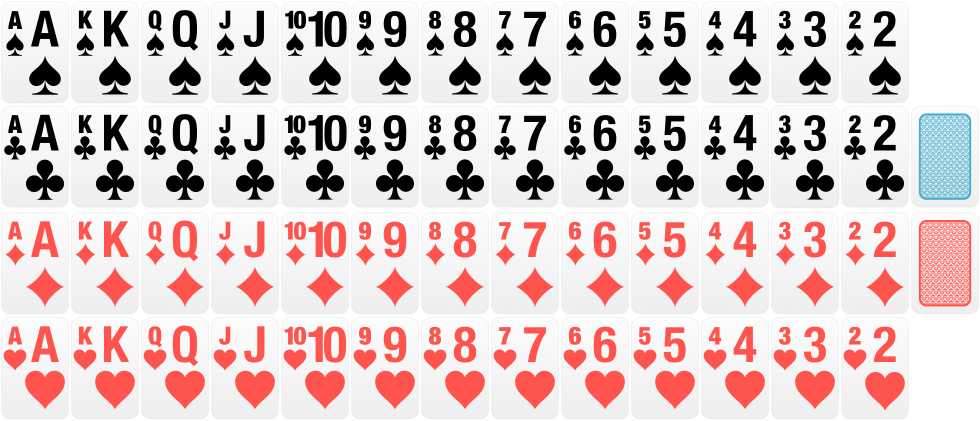
#> input picture deck/deck.png, 1960 x 842 px (shown at 1/2 size)
$ python snip.py
#> lines starting #> are read from the running program, lines starting #| are printed output that depends on the picture
from PIL import Image

def index_to_card(i):
    if i==0:
        return "A"
    elif i==1:
        return "K"
    elif i==2:
        return "Q"
    elif i==3:
        return "J"
    elif i==4:
        return "T"
    elif i==5:
        return "9"
    elif i==6:
        return "8"
    elif i==7:
        return "7"
    elif i==8:
        return "6"
    elif i==9:
        return "5"
    elif i==10:
        return "4"
    elif i==11:
        return "3"
    elif i==12:
        return "2"

def index_to_token(i):
    if i==0:
        return "s"
    elif i==1:
        return "c"
    elif i==2:
        return "d"
    elif i==3:
        return "h"

img = Image.open("./deck/deck.png")
#> img is the input picture: PIL image 1960x842 RGBA; mean R, G, B, A 195, 176.5, 176.2, 225
print(img.size)
#| (1960, 842)

height = 210
width = 140
for i in range(4):
    token = index_to_token(i)#花色设定
    upper = i*height
    lower = (i+1)*height
    for j in range(13):
        card = index_to_card(j)
        left = j*width
        right = (j+1)*width
        cropped = img.crop((left,upper,right,lower))  # (left, upper, right, lower)(0,0,140,210)
        cropped.save("./deck/"+ card + token + ".png")
#> this loop made 4 passes
#> pass 1, `cropped.save("./deck/"+ card + token + ".png")`:
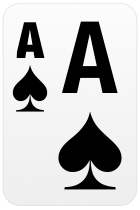
#> saved as As.png: PIL image 140x210 RGBA; mean R, G, B, A 177.9, 178, 178.1, 233.8; transparent parts drawn white
#> pass 1, `cropped.save("./deck/"+ card + token + ".png")`:
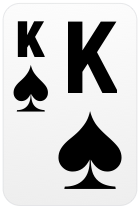
#> saved as Ks.png: PIL image 140x210 RGBA; mean R, G, B, A 176.3, 176.4, 176.5, 233.8; transparent parts drawn white
#> pass 1, `cropped.save("./deck/"+ card + token + ".png")`:
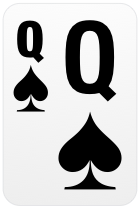
#> saved as Qs.png: PIL image 140x210 RGBA; mean R, G, B, A 175.1, 175.2, 175.3, 233.8; transparent parts drawn white
#> pass 1, `cropped.save("./deck/"+ card + token + ".png")`:
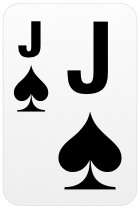
#> saved as Js.png: PIL image 140x210 RGBA; mean R, G, B, A 185.4, 185.4, 185.5, 233.8; transparent parts drawn white
#> after the loop:
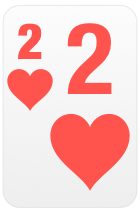
#> cropped: PIL image 140x210 RGBA; mean R, G, B, A 230.6, 186.5, 185.1, 233.8; transparent parts drawn white
